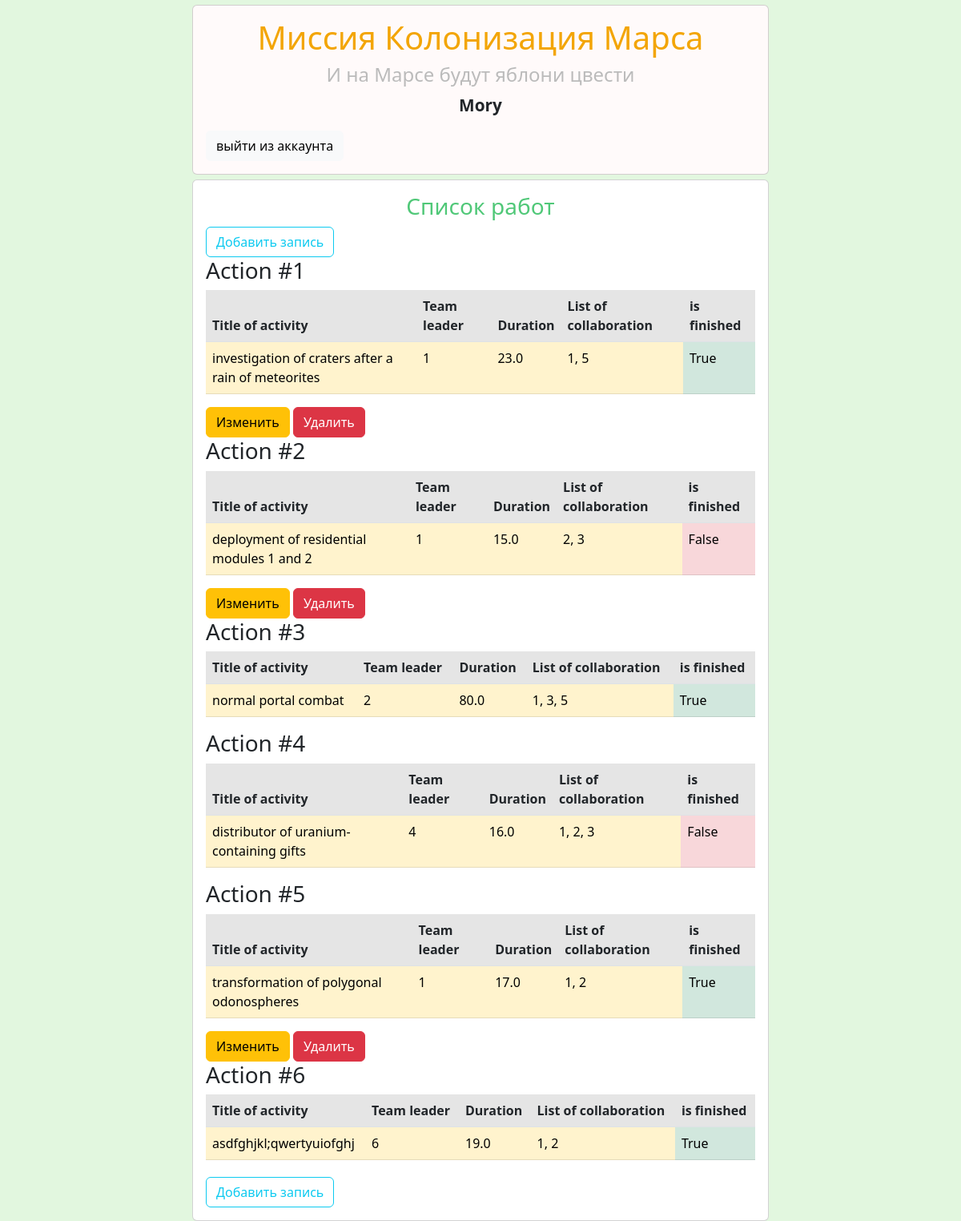
The page /main (signed in) on the database its author committed.
### data/users.py (models this page shows, shortened)
class User(SqlAlchemyBase, UserMixin):
    __tablename__ = 'users'
    id = sqlalchemy.Column(sqlalchemy.Integer,
                           primary_key=True, autoincrement=True)
    surname = sqlalchemy.Column(sqlalchemy.String, nullable=True)
    name = sqlalchemy.Column(sqlalchemy.String, nullable=True)
    age = sqlalchemy.Column(sqlalchemy.Integer, nullable=True)
    position = sqlalchemy.Column(sqlalchemy.String, nullable=True)
    speciality = sqlalchemy.Column(sqlalchemy.String, nullable=True)
    address = sqlalchemy.Column(sqlalchemy.String, nullable=True)
    email = sqlalchemy.Column(sqlalchemy.String,
                              index=True, unique=True, nullable=True)
    hashed_password = sqlalchemy.Column(sqlalchemy.String, nullable=True)
    modified_date = sqlalchemy.Column(sqlalchemy.DateTime,
                                      default=datetime.datetime.now)

### data/jobs.py (models this page shows, shortened)
class Jobs(SqlAlchemyBase):
    __tablename__ = 'jobs'
    id = sqlalchemy.Column(sqlalchemy.Integer, autoincrement=True, primary_key=True)
    team_leader = sqlalchemy.Column(sqlalchemy.Integer, sqlalchemy.ForeignKey('users.id'))
    job = sqlalchemy.Column(sqlalchemy.String, nullable=True)
    work_size = sqlalchemy.Column(sqlalchemy.Float, nullable=True)
    collaborators = sqlalchemy.Column(sqlalchemy.String, nullable=True)
    start_date = sqlalchemy.Column(sqlalchemy.DateTime, default=datetime.datetime.now())
    end_date = sqlalchemy.Column(sqlalchemy.DateTime, default=datetime.datetime.now())
    is_finished = sqlalchemy.Column(sqlalchemy.Boolean, default=True)
    user = orm.relationship('User')

### hi.py (the view)
@app.route('/', methods=['GET', 'POST'])
@app.route('/main', methods=['GET', 'POST'])
def main():
    form = MainForm()
    sess = db_session.create_session()
    data = []
    print(sess.query(Jobs).filter())
    for x in sess.query(Jobs).all():
        data.append([x.id, x.job, x.team_leader, x.work_size, x.collaborators, x.is_finished])
    if flask_login.current_user.is_authenticated:
        n = flask_login.current_user.id
    else:
        n = 0
    return render_template('main_page.html', form=form, data=data, lengh=len(data), u_id=n)

### data/db_session.py (called while the page is built)
def create_session() -> Session:
    global __factory
    return __factory()

### hi.py (called while the page is built)
@login.user_loader
def load_user(user_id):
    db_sess = db_session.create_session()
    return db_sess.query(User).get(user_id)

### templates/main_page.html
{% extends 'index.html' %}
{% block content %}
  <h3 style="
             text-align:center;
             color:#50c878;
             ">Список работ</h3>
  {% if current_user.is_authenticated %}
      <a class="btn btn-block btn-outline-info" type="button"
         href="/add">Добавить запись</a>
  {% endif %}
  {% for i in range(1, lengh) %}
  <h3 style="text-align:left;">Action #{{ loop.index }}</h3>
  <table class="table">
    <thead>
    <tr class="table-active">
      <th>Title of activity</th>
      <th>Team leader</th>
      <th>Duration</th>
      <th>List of collaboration</th>
      <th>is finished</th>
    </tr>
    </thead>
    <tbody>
    <tr class="table-warning">
      <td>{{ data[loop.index][1] }}</td>
      <td>{{ data[loop.index][2] }}</td>
      <td>{{ data[loop.index][3] }}</td>
      <td>{{ data[loop.index][4] }}</td>
      {% if data[loop.index][5] == 1 %}
            <td class="table-success">{{ data[loop.index][5] }}</td>
      {% else %}
            <td class="table-danger">{{ data[loop.index][5] }}</td>
      {% endif %}
    </tr>
    </tbody>
  </table>
  {% if u_id == data[loop.index][2] %}
          <div>
            <a class="btn btn-warning" href="/rewrite/{{ data[loop.index][0] }}">Изменить</a>
            <a class="btn btn-danger" href="/delete/{{ data[loop.index][0] }}">Удалить</a>
          </div>
  {% endif %}
  {% endfor %}
  {% if current_user.is_authenticated %}
      <a class="btn btn-block btn-outline-info" type="button"
         href="/add"
         style="margin-top:0.7%;">Добавить запись</a>
  {% endif %}
{% endblock %}

### templates/index.html (shortened to what this page needs)
<!DOCTYPE html>
<html lang="en">
<head>
    <link href="https://cdn.jsdelivr.net/npm/bootstrap@5.3.0-alpha1/dist/css/bootstrap.min.css" rel="stylesheet"
>
    </head>
    <body style="background-color: #e2f7df">
        <div class="card card-body cool">
            <a href="/" class="a">
                <h1 style="text-align:center;">Миссия Колонизация Марса</h1>
            </a>
            <h4 style="color:#bbbbbb;text-align:center;">И на Марсе будут яблони цвести</h4>
            <div>
                {% if current_user.is_authenticated %}
                    <p style="text-align:center;font-weight:900;font-size:130%;">{{ current_user.name }}</p>
                    <a href="/logout" class="btn btn-light">выйти из аккаунта</a>
                {% else %}
                            <a class="bn1" href="/entry">Войти</a>
                            <a class="bn2" href="/login">Зарегистрироваться</a>
                {% endif %}
            </div>
        </div>
        <div class="card" style="position:relative;">
            <div class="card-body">
                {% block content %}{% endblock %}
            </div>
        </div>
    </body>
</html>

### templates/index.html (style rules this page uses)
.a { text-decoration: none; color: #f3a505; text-align: center; }
h1 { color: #f3a505; text-align: left; }
div.cool { position: sticky; top: 0px; left: 0px; z-index: 1; background-color: #fffafa; }
.card { width: 60%; margin-right: auto; margin-left: auto; margin-top: 0.5%; }

### rows shown on the page
User: name "Mory"
Jobs: job "investigation of craters after a rain of meteorites", work_size "23.0", collaborators "1, 5"
Jobs: job "deployment of residential modules 1 and 2", job "1", work_size "15.0", collaborators "2, 3"
Jobs: job "normal portal combat", work_size "80.0", collaborators "1, 3, 5"
Jobs: job "distributor of uranium-containing gifts", work_size "16.0", collaborators "1, 2, 3"
Jobs: job "transformation of polygonal odonospheres", work_size "17.0", collaborators "1, 2"
Jobs: job "asdfghjkl;qwertyuiofghj", work_size "19.0", collaborators "1, 2"

### other values the page prints
{{ data[loop.index][2] }} "1" "2" "4" "1" "6"
{{ data[loop.index][5] }} "True" "True" "True" "True"
{{ data[loop.index][5] }} "False" "False"
